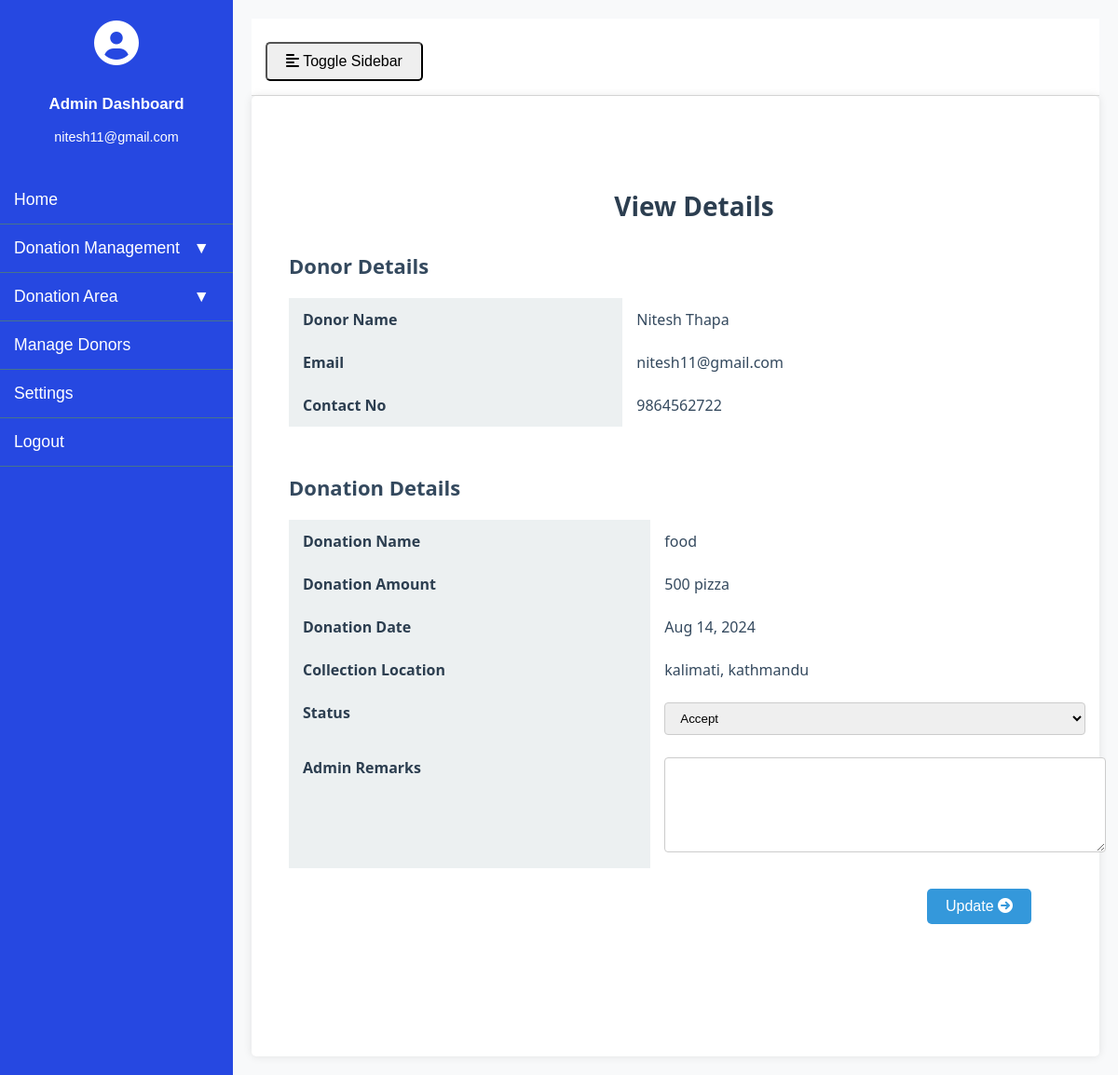
Page /view_donation/1/ (signed in) on the earlier database version.
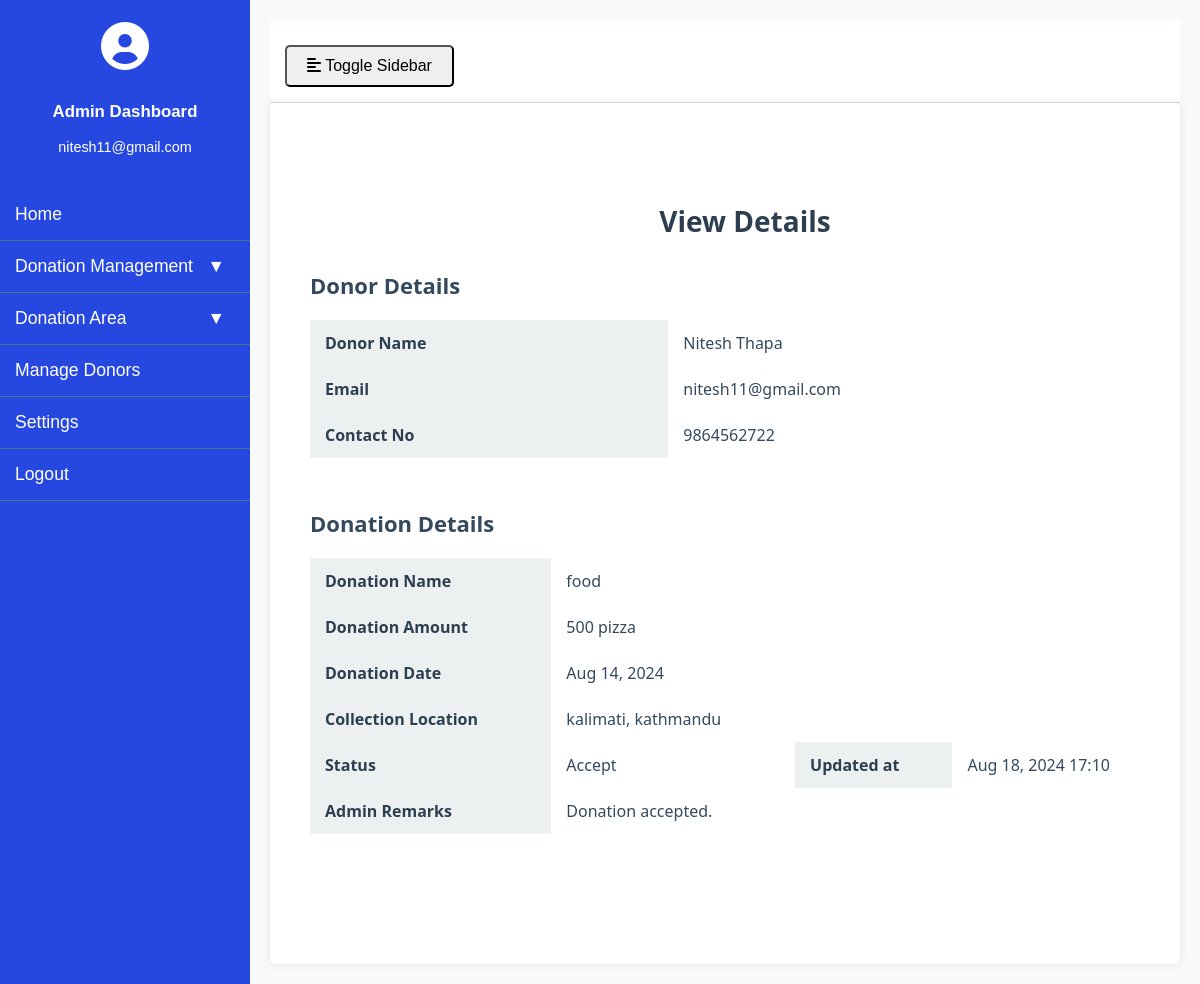
Same page on the later database version.
### donor_management/models.py (models this page shows, shortened)
class Donation(models.Model):
    STATUS_CHOICES = [
        ('success', 'Success'),
        ('pending', 'Pending'),
        ('failed', 'Failed')
    ]
    donor = models.ForeignKey(Donor, on_delete=models.CASCADE)
    donation_name = models.CharField(max_length=300, null=True)
    donation_pic = models.FileField(null=True)
    collection_loc = models.CharField(max_length=300, null=True)
    description = models.CharField(max_length=500, null=True)
    status = models.CharField(max_length=20, choices=STATUS_CHOICES, default='pending')
    admin_remarks = models.CharField(max_length=500, null=True)
    volunteer = models.ForeignKey(Volunteer, on_delete=models.CASCADE, null=True)
    volunteer_remarks = models.CharField(max_length=500, null=True)
    donation_area = models.ForeignKey(DonationArea, on_delete=models.CASCADE, null=True)
    donation_date = models.DateTimeField(auto_now_add=True)
    created_at = models.DateTimeField(auto_now_add=True)
    updated_at = models.DateTimeField(auto_now=True)

class Donor(models.Model):
    user = models.ForeignKey(User, on_delete=models.CASCADE, null=True)
    phone_number = models.CharField(max_length=15, null=True)
    address = models.CharField(max_length=100, null=True)
    district = models.CharField(max_length=100, null=True)
    country = models.CharField(max_length=100, null=True)
    created_at = models.DateTimeField(auto_now_add=True)
    updated_at = models.DateTimeField(auto_now=True)

### Charity_Project/views.py (the view)
# urls.py: path('view_donation/<int:pid>/', view_donation, name='view_donation'),
def view_donation(request, pid):
    if not request.user.is_authenticated:
        return redirect('admin_login')
    donation = Donation.objects.get(id=pid)
    if request.method == "POST":
        status = request.POST['status']
        adminremark = request.POST['adminremark']
        try:
            donation.status = status
            donation.admin_remarks = adminremark
            donation.updated_at = date.today()
            donation.save()
            return render(request, 'view_donation.html', {'donation': donation, 'error': 'no'})
        except Exception as e:
            return render(request, 'view_donation.html', {'donation': donation, 'error': 'yes'})
    else:
        return render(request, 'view_donation.html', {'donation': donation})

### Charity_Project/templates/view_donation.html (shortened to what this page needs)
{% extends 'admin_base.html' %} {% block title %}Donation Details{% endblock %}
{% block content %}
<div class="donation-details-container">
  <h1>View Details</h1>
  <div class="details-section">
    <h2>Donor Details</h2>
    <table class="details-table">
      <tr>
        <th>Donor Name</th>
        <td>
          {{ donation.donor.user.first_name }} {{ donation.donor.user.last_name }}
        </td>
      </tr>
      <tr>
        <th>Email</th>
        <td>{{ donation.donor.user.email }}</td>
      </tr>
      <tr>
        <th>Contact No</th>
        <td>{{ donation.donor.phone_number }}</td>
      </tr>
    </table>
  </div>
  <div class="details-section">
    <h2>Donation Details</h2>
    <table class="details-table">
      <tr>
        <th>Donation Name</th>
        <td>{{ donation.donation_name }}</td>
      </tr>
      <tr>
        <th>Donation Amount</th>
        <td>{{ donation.description }}</td>
      </tr>
      <tr>
        <th>Donation Date</th>
        <td>{{ donation.donation_date | date:"M d, Y" }}</td>
      </tr>
      <tr>
        <th>Collection Location</th>
        <td>{{ donation.collection_loc }}</td>
      </tr>
      {% if donation.status == 'pending' %}
      <form method="post">
        <tr>
          <th>Status</th>
          <td colspan="3">
            <select name="status" class="form-control custom-select" required>
              <option value="accept">Accept</option>
            </select>
          </td>
        </tr>
        <tr>
          <th>Admin Remarks</th>
          <td colspan="3">
            <textarea
              name="adminremark"
              class="form-control custom-textarea"
              required
            ></textarea>
          </td>
        </tr>
        <tr>
          <td colspan="4" class="text-right">
            <button type="submit" class="btn btn-primary" style="margin-left: 670px;">
              Update <i class="fa fa-arrow-circle-right"></i>
            </button>
          </td>
        </tr>
      </form>
      {% else %}
      <tr>
        <th>Status</th>
        <td style="text-transform: capitalize;">{{ donation.status }}</td>
        <th>Updated at</th>
        <td>{{ donation.updated_at | date:"M d, Y H:i" }}</td>
      </tr>
      <tr>
        <th>Admin Remarks</th>
        <td colspan="3">{{ donation.admin_remarks }}</td>
      </tr>
      {% endif %}
    </table>
  </div>
</div>
{% endblock %}

Differences in the rows shown:
changed Donation "food": status (not shown) → "Accept"; updated_at (not shown) → "Aug 18, 2024 17:10"; admin_remarks (not shown) → "Donation accepted."
Other differences:
form field status: "Accept" → (not shown)
text no longer shown: "Update"
text now shown: "Updated at"
